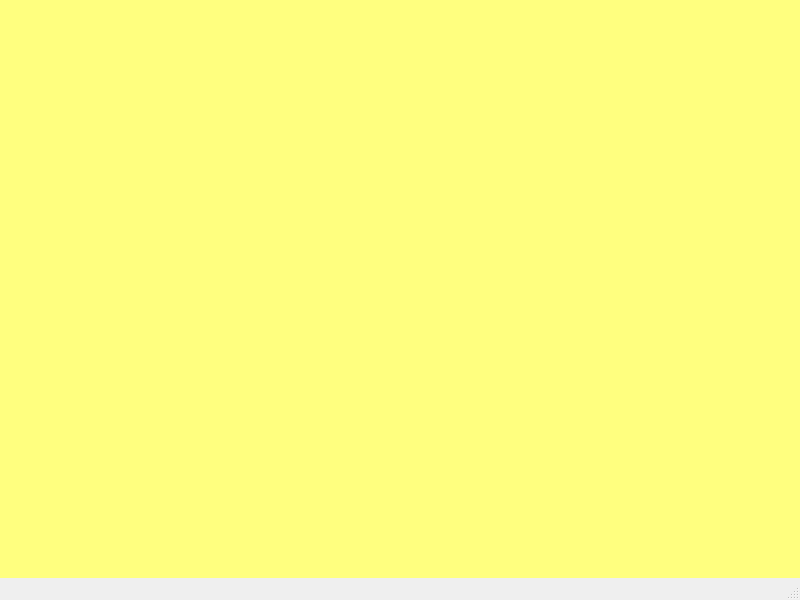
<?xml version="1.0" encoding="UTF-8"?>
<ui version="4.0">
 <class>MainWindow</class>
 <widget class="QMainWindow" name="MainWindow">
  <property name="geometry">
   <rect>
    <x>0</x>
    <y>0</y>
    <width>800</width>
    <height>600</height>
   </rect>
  </property>
  <property name="windowTitle">
   <string>MainWindow</string>
  </property>
  <widget class="QWidget" name="centralwidget">
   <property name="styleSheet">
    <string notr="true">QWidget{
	background-color: rgb(255, 255, 127);
	border:None;

}</string>
   </property>
   <layout class="QGridLayout" name="gridLayout">
    <item row="0" column="2">
     <widget class="QPushButton" name="pushButton_3">
      <property name="sizePolicy">
       <sizepolicy hsizetype="Expanding" vsizetype="Expanding">
        <horstretch>0</horstretch>
        <verstretch>0</verstretch>
       </sizepolicy>
      </property>
      <property name="text">
       <string/>
      </property>
     </widget>
    </item>
    <item row="6" column="0">
     <widget class="QPushButton" name="pushButton_9">
      <property name="sizePolicy">
       <sizepolicy hsizetype="Expanding" vsizetype="Expanding">
        <horstretch>0</horstretch>
        <verstretch>0</verstretch>
       </sizepolicy>
      </property>
      <property name="text">
       <string/>
      </property>
     </widget>
    </item>
    <item row="2" column="0">
     <widget class="QPushButton" name="pushButton_4">
      <property name="sizePolicy">
       <sizepolicy hsizetype="Expanding" vsizetype="Expanding">
        <horstretch>0</horstretch>
        <verstretch>0</verstretch>
       </sizepolicy>
      </property>
      <property name="text">
       <string/>
      </property>
     </widget>
    </item>
    <item row="6" column="3">
     <widget class="QPushButton" name="pushButton_16">
      <property name="sizePolicy">
       <sizepolicy hsizetype="Expanding" vsizetype="Expanding">
        <horstretch>0</horstretch>
        <verstretch>0</verstretch>
       </sizepolicy>
      </property>
      <property name="text">
       <string/>
      </property>
     </widget>
    </item>
    <item row="6" column="1">
     <widget class="QPushButton" name="pushButton_11">
      <property name="sizePolicy">
       <sizepolicy hsizetype="Expanding" vsizetype="Expanding">
        <horstretch>0</horstretch>
        <verstretch>0</verstretch>
       </sizepolicy>
      </property>
      <property name="text">
       <string/>
      </property>
     </widget>
    </item>
    <item row="8" column="0">
     <widget class="QPushButton" name="pushButton_8">
      <property name="sizePolicy">
       <sizepolicy hsizetype="Expanding" vsizetype="Expanding">
        <horstretch>0</horstretch>
        <verstretch>0</verstretch>
       </sizepolicy>
      </property>
      <property name="text">
       <string/>
      </property>
     </widget>
    </item>
    <item row="8" column="3">
     <widget class="QPushButton" name="pushButton_15">
      <property name="sizePolicy">
       <sizepolicy hsizetype="Expanding" vsizetype="Expanding">
        <horstretch>0</horstretch>
        <verstretch>0</verstretch>
       </sizepolicy>
      </property>
      <property name="text">
       <string/>
      </property>
     </widget>
    </item>
    <item row="0" column="3">
     <widget class="QPushButton" name="pushButton_13">
      <property name="sizePolicy">
       <sizepolicy hsizetype="Expanding" vsizetype="Expanding">
        <horstretch>0</horstretch>
        <verstretch>0</verstretch>
       </sizepolicy>
      </property>
      <property name="text">
       <string/>
      </property>
     </widget>
    </item>
    <item row="2" column="2">
     <widget class="QPushButton" name="pushButton_6">
      <property name="sizePolicy">
       <sizepolicy hsizetype="Expanding" vsizetype="Expanding">
        <horstretch>0</horstretch>
        <verstretch>0</verstretch>
       </sizepolicy>
      </property>
      <property name="text">
       <string/>
      </property>
     </widget>
    </item>
    <item row="8" column="1">
     <widget class="QPushButton" name="pushButton_12">
      <property name="sizePolicy">
       <sizepolicy hsizetype="Expanding" vsizetype="Expanding">
        <horstretch>0</horstretch>
        <verstretch>0</verstretch>
       </sizepolicy>
      </property>
      <property name="text">
       <string/>
      </property>
     </widget>
    </item>
    <item row="2" column="3">
     <widget class="QPushButton" name="pushButton_14">
      <property name="sizePolicy">
       <sizepolicy hsizetype="Expanding" vsizetype="Expanding">
        <horstretch>0</horstretch>
        <verstretch>0</verstretch>
       </sizepolicy>
      </property>
      <property name="text">
       <string/>
      </property>
     </widget>
    </item>
    <item row="0" column="0">
     <widget class="QPushButton" name="pushButton">
      <property name="sizePolicy">
       <sizepolicy hsizetype="Expanding" vsizetype="Expanding">
        <horstretch>0</horstretch>
        <verstretch>0</verstretch>
       </sizepolicy>
      </property>
      <property name="text">
       <string/>
      </property>
     </widget>
    </item>
    <item row="8" column="2">
     <widget class="QPushButton" name="pushButton_7">
      <property name="sizePolicy">
       <sizepolicy hsizetype="Expanding" vsizetype="Expanding">
        <horstretch>0</horstretch>
        <verstretch>0</verstretch>
       </sizepolicy>
      </property>
      <property name="text">
       <string/>
      </property>
     </widget>
    </item>
    <item row="2" column="1">
     <widget class="QPushButton" name="pushButton_5">
      <property name="sizePolicy">
       <sizepolicy hsizetype="Expanding" vsizetype="Expanding">
        <horstretch>0</horstretch>
        <verstretch>0</verstretch>
       </sizepolicy>
      </property>
      <property name="text">
       <string/>
      </property>
     </widget>
    </item>
    <item row="6" column="2">
     <widget class="QPushButton" name="pushButton_10">
      <property name="sizePolicy">
       <sizepolicy hsizetype="Expanding" vsizetype="Expanding">
        <horstretch>0</horstretch>
        <verstretch>0</verstretch>
       </sizepolicy>
      </property>
      <property name="text">
       <string/>
      </property>
     </widget>
    </item>
    <item row="0" column="1">
     <widget class="QPushButton" name="pushButton_2">
      <property name="sizePolicy">
       <sizepolicy hsizetype="Expanding" vsizetype="Expanding">
        <horstretch>0</horstretch>
        <verstretch>0</verstretch>
       </sizepolicy>
      </property>
      <property name="text">
       <string/>
      </property>
     </widget>
    </item>
   </layout>
  </widget>
  <widget class="QMenuBar" name="menubar">
   <property name="geometry">
    <rect>
     <x>0</x>
     <y>0</y>
     <width>800</width>
     <height>26</height>
    </rect>
   </property>
  </widget>
  <widget class="QStatusBar" name="statusbar"/>
 </widget>
 <resources/>
 <connections/>
</ui>
